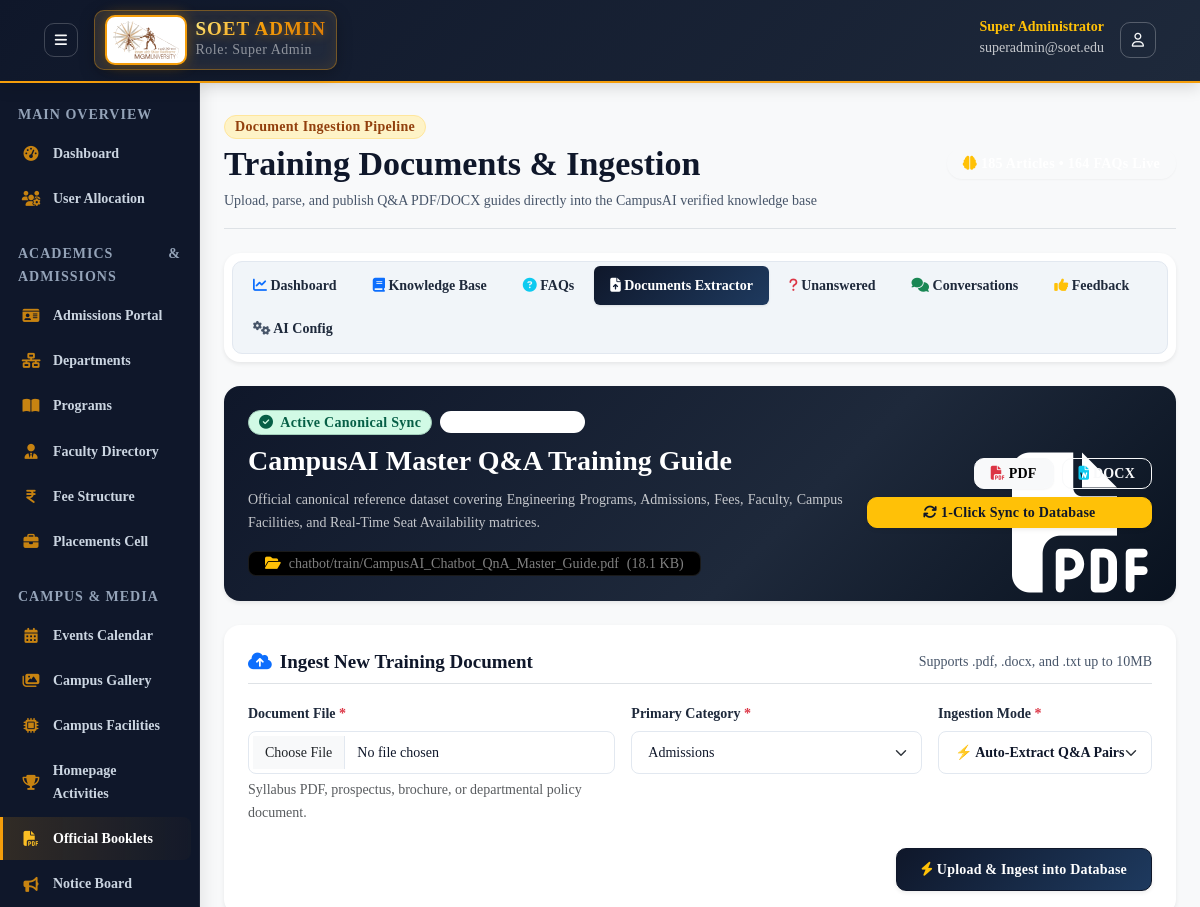
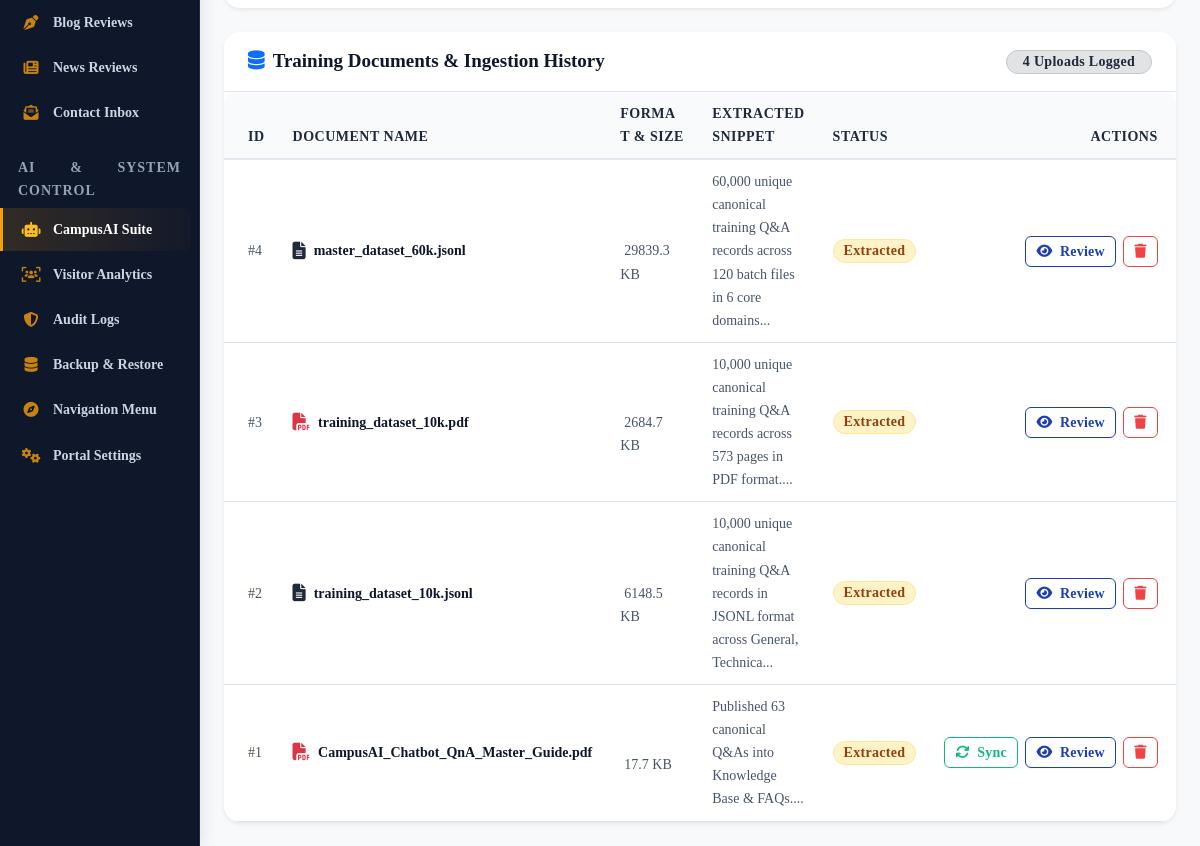
Screenshot of /admin/ai-chatbot/documents.php (signed in) with the database file from the repository (2 pictures, top to bottom).
### tables this page shows
CREATE TABLE `uploaded_documents` (
  `id` int(11) NOT NULL AUTO_INCREMENT,
  `filename` varchar(255) NOT NULL,
  `original_name` varchar(255) NOT NULL,
  `file_type` varchar(50) NOT NULL,
  `file_size` int(11) NOT NULL,
  `extracted_text` longtext DEFAULT NULL,
  `status` enum('uploaded','extracted','imported','rejected') DEFAULT 'uploaded',
  `created_at` timestamp NOT NULL DEFAULT current_timestamp(),
  PRIMARY KEY (`id`)
);

### core/Database.php (called while the page is built, shortened)
<?php
class Database
{
    private static ?Database $instance = null;
    private PDO $pdo;
    private function __construct()
    {
        $options = [
            PDO::ATTR_ERRMODE            => PDO::ERRMODE_EXCEPTION,
            PDO::ATTR_DEFAULT_FETCH_MODE => PDO::FETCH_ASSOC,
            PDO::ATTR_EMULATE_PREPARES   => false,
            PDO::ATTR_TIMEOUT            => 3,
        ];
        $rawHost = defined('DB_HOST') ? DB_HOST : '127.0.0.1';
        $port = defined('DB_PORT') ? DB_PORT : '3307';
        $dbName = defined('DB_NAME') ? DB_NAME : 'soet_college';
        $dbUser = defined('DB_USER') ? DB_USER : 'root';
        $dbPass = defined('DB_PASS') ? DB_PASS : '';
        $charset = defined('DB_CHARSET') ? DB_CHARSET : 'utf8mb4';
        $host = $rawHost;
        $dsnCandidates = [
            "mysql:host={$host};port={$port};dbname={$dbName};charset={$charset}",
            "mysql:host=127.0.0.1;port=3307;dbname={$dbName};charset={$charset}",
            "mysql:host=localhost;port=3307;dbname={$dbName};charset={$charset}",
            "mysql:host=127.0.0.1;port=3306;dbname={$dbName};charset={$charset}",
            "mysql:host=localhost;dbname={$dbName};charset={$charset}"
        ];
        $firstException = null;
        foreach (array_unique($dsnCandidates) as $dsn) {
            try {
                $this->pdo = new PDO($dsn, $dbUser, $dbPass, $options);
                return;
            } catch (PDOException $e) {
                if ($firstException === null) {
                    $firstException = $e;
                }
                $lastException = $e;
            }
        }
    }
    public static function getInstance(): Database
    {
        if (self::$instance === null) {
            self::$instance = new self();
        }
        return self::$instance;
    }
    public function query(string $sql, array $params = []): PDOStatement
    {
        $stmt = $this->pdo->prepare($sql);
        $stmt->execute($params);
        return $stmt;
    }
    public function fetchAll(string $sql, array $params = []): array
    {
        return $this->query($sql, $params)->fetchAll();
    }
}

### admin/ai-chatbot/documents.php (the view, shortened to what this page needs)
<?php
include_once __DIR__ . '/../../admin/includes/header.php';
$db = Database::getInstance();
$docs = $db->fetchAll("SELECT * FROM uploaded_documents ORDER BY id DESC");
$categories = $db->fetchAll("SELECT * FROM chatbot_categories ORDER BY name");
$masterGuideFile = __DIR__ . '/../../chatbot/train/CampusAI_Chatbot_QnA_Master_Guide.pdf';
$masterGuideExists = file_exists($masterGuideFile);
$kbCount = $db->fetchOne("SELECT COUNT(*) as cnt FROM knowledge_base WHERE status = 'active'")['cnt'];
$faqCount = $db->fetchOne("SELECT COUNT(*) as cnt FROM faq WHERE status = 'active'")['cnt'];
?>
<div class="d-flex justify-content-between align-items-center pt-2 pb-3 mb-4 border-bottom flex-wrap gap-2">
    <div>
        <div class="d-flex align-items-center gap-2 mb-1">
            <span class="badge bg-warning-subtle text-warning-emphasis border border-warning-subtle rounded-pill px-2.5 py-1" style="font-size: 14px;">Document Ingestion Pipeline</span>
        </div>
        <h2 class="font-display fw-extrabold text-dark mb-1">Training Documents &amp; Ingestion</h2>
        <p class="text-muted small mb-0">Upload, parse, and publish Q&A PDF/DOCX guides directly into the CampusAI verified knowledge base</p>
    </div>
    <div class="d-flex gap-2 align-items-center flex-wrap">
        <span class="badge bg-slate-900 text-white rounded-pill px-3 py-2 fs-6 shadow-xs">
            <i class="fa-solid fa-brain text-warning me-1.5"></i> <?php echo $kbCount; ?> Articles &bull; <?php echo $faqCount; ?> FAQs Live
        </span>
    </div>
</div>
<div class="card border-0 shadow-sm rounded-4 bg-white p-2 mb-4">
    <ul class="nav nav-pills gap-1 flex-wrap" id="aiSubNav">
        <li class="nav-item"><a class="nav-link rounded-pill font-semibold px-3 py-2 text-sm text-secondary" href="index.php"><i class="fa-solid fa-chart-line me-1.5 text-primary"></i> Dashboard</a></li>
        <li class="nav-item"><a class="nav-link rounded-pill font-semibold px-3 py-2 text-sm text-secondary" href="knowledge-base.php"><i class="fa-solid fa-book me-1.5 text-primary"></i> Knowledge Base</a></li>
        <li class="nav-item"><a class="nav-link rounded-pill font-semibold px-3 py-2 text-sm text-secondary" href="faq.php"><i class="fa-solid fa-circle-question me-1.5 text-info"></i> FAQs</a></li>
        <li class="nav-item"><a class="nav-link active rounded-pill font-semibold px-3 py-2 text-sm" href="documents.php"><i class="fa-solid fa-file-arrow-up me-1.5"></i> Documents Extractor</a></li>
        <li class="nav-item"><a class="nav-link rounded-pill font-semibold px-3 py-2 text-sm text-secondary" href="unanswered.php"><i class="fa-solid fa-question me-1.5 text-danger"></i> Unanswered</a></li>
        <li class="nav-item"><a class="nav-link rounded-pill font-semibold px-3 py-2 text-sm text-secondary" href="conversations.php"><i class="fa-solid fa-comments me-1.5 text-success"></i> Conversations</a></li>
        <li class="nav-item"><a class="nav-link rounded-pill font-semibold px-3 py-2 text-sm text-secondary" href="feedback.php"><i class="fa-solid fa-thumbs-up me-1.5 text-warning"></i> Feedback</a></li>
        <li class="nav-item"><a class="nav-link rounded-pill font-semibold px-3 py-2 text-sm text-secondary" href="settings.php"><i class="fa-solid fa-gears me-1.5 text-muted"></i> AI Config</a></li>
    </ul>
</div>
<div class="card border-0 shadow-sm rounded-4 p-4 mb-4 text-white position-relative overflow-hidden" style="background: linear-gradient(135deg, #0f172a 0%, #1e293b 60%, #09121f 100%);">
    <div class="position-absolute end-0 bottom-0 opacity-10 pe-4 pb-2 d-none d-md-block pointer-events-none">
    </div>
    <div class="row align-items-center position-relative">
        <div class="col-lg-8 mb-3 mb-lg-0">
            <div class="d-flex align-items-center gap-2 mb-2 flex-wrap">
                <span class="badge bg-success-subtle text-success border border-success-subtle rounded-pill px-2.5 py-1 font-semibold text-xs">
                    <i class="fa-solid fa-circle-check me-1"></i> Active Canonical Sync
                </span>
                <span class="badge bg-white bg-opacity-20 text-white rounded-pill px-2.5 py-1 font-semibold text-xs">63 Canonical Q&As</span>
            </div>
            <h3 class="font-display fw-extrabold text-white mb-1.5">CampusAI Master Q&A Training Guide</h3>
            <p class="text-white text-opacity-75 small mb-3" style="max-width: 650px; line-height: 1.6;">
                Official canonical reference dataset covering Engineering Programs, Admissions, Fees, Faculty, Campus Facilities, and Real-Time Seat Availability matrices.
            </p>
            <div class="d-flex align-items-center gap-2 text-white-50 text-xs font-mono bg-black bg-opacity-30 rounded-3 px-3 py-1.5 d-inline-flex border border-white border-opacity-10">
                <i class="fa-solid fa-folder-open text-warning"></i>
                <span>chatbot/train/CampusAI_Chatbot_QnA_Master_Guide.pdf</span>
                <span class="text-white-50">(<?php echo $masterGuideExists ? round(filesize($masterGuideFile)/1024, 1) : '18.1'; ?> KB)</span>
            </div>
        </div>
        <div class="col-lg-4 text-lg-end">
            <div class="d-flex flex-column gap-2 justify-content-lg-end">
                <div class="d-flex gap-2 justify-content-lg-end">
                    <a href="<?php echo APP_URL; ?>/chatbot/train/CampusAI_Chatbot_QnA_Master_Guide.pdf" target="_blank" class="btn btn-light btn-sm rounded-pill font-semibold px-3 shadow-xs hover-lift flex-grow-1 flex-lg-grow-0">
                        <i class="fa-solid fa-file-pdf text-danger me-1.5"></i> PDF
                    </a>
                    <a href="<?php echo APP_URL; ?>/chatbot/train/CampusAI_Chatbot_QnA_Master_Guide.docx" target="_blank" class="btn btn-outline-light btn-sm rounded-pill font-semibold px-3 hover-lift flex-grow-1 flex-lg-grow-0">
                        <i class="fa-solid fa-file-word text-info me-1.5"></i> DOCX
                    </a>
                </div>
                <a href="documents.php?action=sync_master_guide" class="btn btn-warning btn-sm rounded-pill font-semibold text-dark px-3.5 shadow-sm hover-lift" onclick="return confirm('Synchronize and publish all 63 Q&As into the live database now?');">
                    <i class="fa-solid fa-arrows-rotate me-1.5"></i> 1-Click Sync to Database
                </a>
            </div>
        </div>
    </div>
</div>
<div class="card border-0 shadow-sm rounded-4 p-4 mb-4">
    <div class="d-flex align-items-center justify-content-between mb-3 border-bottom pb-2">
        <h5 class="font-display fw-bold text-dark mb-0">
            <i class="fa-solid fa-cloud-arrow-up text-primary me-2"></i>Ingest New Training Document
        </h5>
        <span class="text-muted small">Supports .pdf, .docx, and .txt up to 10MB</span>
    </div>
    <form method="POST" action="documents.php" enctype="multipart/form-data">
        <div class="row g-3">
            <div class="col-md-5">
                <label class="form-label font-semibold small text-secondary">Document File <span class="text-danger">*</span></label>
                <input type="file" name="document_file" class="form-control rounded-3" accept=".pdf,.docx,.txt" required>
                <div class="form-text text-xs">Syllabus PDF, prospectus, brochure, or departmental policy document.</div>
            </div>
            <div class="col-md-4">
                <label class="form-label font-semibold small text-secondary">Primary Category <span class="text-danger">*</span></label>
                <select name="category" class="form-select rounded-3">
                    <?php foreach ($categories as $cat): ?>
                        <option value="<?php echo $cat['slug']; ?>"><?php echo htmlspecialchars($cat['name']); ?></option>
                    <?php endforeach; ?>
                </select>
            </div>
            <div class="col-md-3">
                <label class="form-label font-semibold small text-secondary">Ingestion Mode <span class="text-danger">*</span></label>
                <select name="import_mode" class="form-select rounded-3 font-semibold">
                    <option value="qna">⚡ Auto-Extract Q&A Pairs</option>
                </select>
            </div>
            <div class="col-12 text-end pt-2">
                <button type="submit" name="upload_doc" class="btn btn-primary rounded-pill font-semibold px-4 shadow-sm hover-lift">
                    <i class="fa-solid fa-bolt me-1.5 text-warning"></i> Upload &amp; Ingest into Database
                </button>
            </div>
        </div>
    </form>
</div>
<div class="card border-0 shadow-sm rounded-4 overflow-hidden">
    <div class="card-header bg-white py-3 px-4 d-flex justify-content-between align-items-center flex-wrap gap-2">
        <h5 class="font-display fw-bold text-dark mb-0">
            <i class="fa-solid fa-database text-primary me-2"></i>Training Documents &amp; Ingestion History
        </h5>
        <span class="badge bg-secondary-subtle text-secondary border border-secondary-subtle rounded-pill px-3 py-1 font-semibold text-xs">
            <?php echo count($docs); ?> Uploads Logged
        </span>
    </div>
    <div class="card-body p-0">
        <div class="table-responsive">
            <table class="table table-hover align-middle mb-0">
                <thead class="table-light text-secondary text-uppercase text-xs tracking-wider">
                    <tr>
                        <th class="ps-4">ID</th>
                        <th>Document Name</th>
                        <th>Format &amp; Size</th>
                        <th>Extracted Snippet</th>
                        <th>Status</th>
                        <th class="text-end pe-4">Actions</th>
                    </tr>
                </thead>
                <tbody class="divide-y">
                    <?php if (empty($docs)): ?>
                        <tr><td colspan="6" class="text-center py-5 text-muted">No training documents uploaded yet.</td></tr>
                    <?php else: ?>
                        <?php foreach ($docs as $d): ?>
                            <tr>
                                <td class="ps-4 text-muted font-mono text-xs">#<?php echo $d['id']; ?></td>
                                <td>
                                    <div class="fw-bold text-dark d-flex align-items-center gap-2">
                                        <span><?php echo htmlspecialchars($d['original_name']); ?></span>
                                    </div>
                                </td>
                                <td>
                                    <span class="badge bg-slate-900 text-white rounded-pill px-2 py-0.5 text-xs"><?php echo strtoupper($d['file_type']); ?></span>
                                    <small class="text-muted ms-1 text-xs"><?php echo round($d['file_size']/1024, 1); ?> KB</small>
                                </td>
                                <td class="small text-muted" style="max-width: 300px;">
                                    <?php echo htmlspecialchars(mb_substr($d['extracted_text'], 0, 85)) . '...'; ?>
                                </td>
                                <td>
                                    <?php if ($d['status'] === 'published'): ?>
                                        <span class="badge bg-success-subtle text-success border border-success-subtle rounded-pill px-2.5 py-1 text-xs">
                                            <i class="fa-solid fa-circle-check me-1"></i> Published
                                        </span>
                                    <?php elseif ($d['status'] === 'imported'): ?>
                                        <span class="badge bg-info-subtle text-info border border-info-subtle rounded-pill px-2.5 py-1 text-xs">Imported</span>
                                    <?php else: ?>
                                        <span class="badge bg-warning-subtle text-warning-emphasis border border-warning-subtle rounded-pill px-2.5 py-1 text-xs">Extracted</span>
                                    <?php endif; ?>
                                </td>
                                <td class="text-end pe-4 text-nowrap">
                                    <?php if ($d['original_name'] === 'CampusAI_Chatbot_QnA_Master_Guide.pdf'): ?>
                                        <a href="documents.php?action=sync_master_guide" class="btn btn-xs btn-outline-success rounded-pill px-2.5 py-1 me-1 shadow-xs" title="Re-Sync">
                                            <i class="fa-solid fa-arrows-rotate me-1"></i> Sync
                                        </a>
                                    <?php endif; ?>
                                    <a href="documents.php?action=review&id=<?php echo $d['id']; ?>" class="btn btn-xs btn-outline-primary rounded-pill px-2.5 py-1 me-1 shadow-xs" title="Review Content">
                                        <i class="fa-solid fa-eye me-1"></i> Review
                                    </a>
                                    <a href="documents.php?action=delete&id=<?php echo $d['id']; ?>" class="btn btn-xs btn-outline-danger rounded-pill px-2.5 py-1" onclick="return confirm('Remove this document record?');" title="Delete">
                                        <i class="fa-solid fa-trash"></i>
                                    </a>
                                </td>
                            </tr>
                        <?php endforeach; ?>
                    <?php endif; ?>
                </tbody>
            </table>
        </div>
    </div>
</div>
<?php include_once __DIR__ . '/../../admin/includes/footer.php'; ?>

### assets/css/admin.css (style rules this page uses)
body, .admin-top-navbar, .admin-sidebar, .admin-card, .admin-table, button, input, select, textarea, .btn, .nav-link, .dropdown-item { font-family: 'Times New Roman', Times, 'Liberation Serif', Georgia, serif !important; }

### rows the page displays
uploaded_documents: id "4", original_name "master_dataset_60k.jsonl", $d['file_size']/1024 "29839.3", extracted_text "60,000 unique canonical training Q&A records across 120 batch files in 6 core domains", status "Extracted"
uploaded_documents: id "3", original_name "training_dataset_10k.pdf", $d['file_size']/1024 "2684.7", extracted_text "10,000 unique canonical training Q&A records across 573 pages in PDF format.", status "Extracted"
uploaded_documents: id "2", original_name "training_dataset_10k.jsonl", $d['file_size']/1024 "6148.5", extracted_text "10,000 unique canonical training Q&A records in JSONL format across General, Technica", status "Extracted"
uploaded_documents: id "1", original_name "CampusAI_Chatbot_QnA_Master_Guide.pdf", $d['file_size']/1024 "17.7", extracted_text "Published 63 canonical Q&As into Knowledge Base & FAQs.", status "Extracted", shows "Sync"

### other values shown
$user['role_name'] "Super Admin"
$user['full_name'] "Super Administrator"
$user['email'] "superadmin@soet.edu"
count($docs) "4"
form field category "Admissions"
